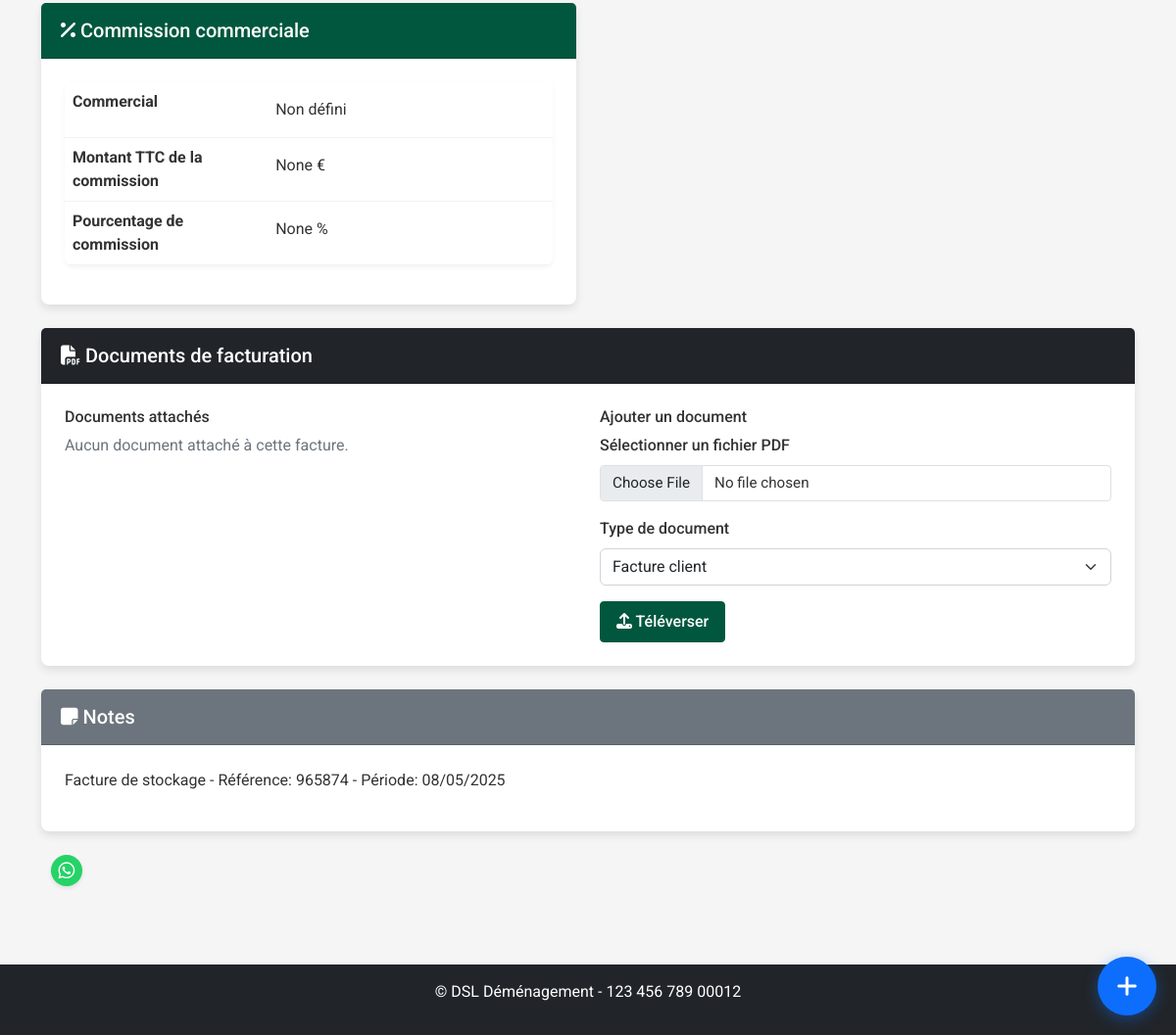
The page /factures/view/3 (signed in, lower part) on the database as committed earlier.
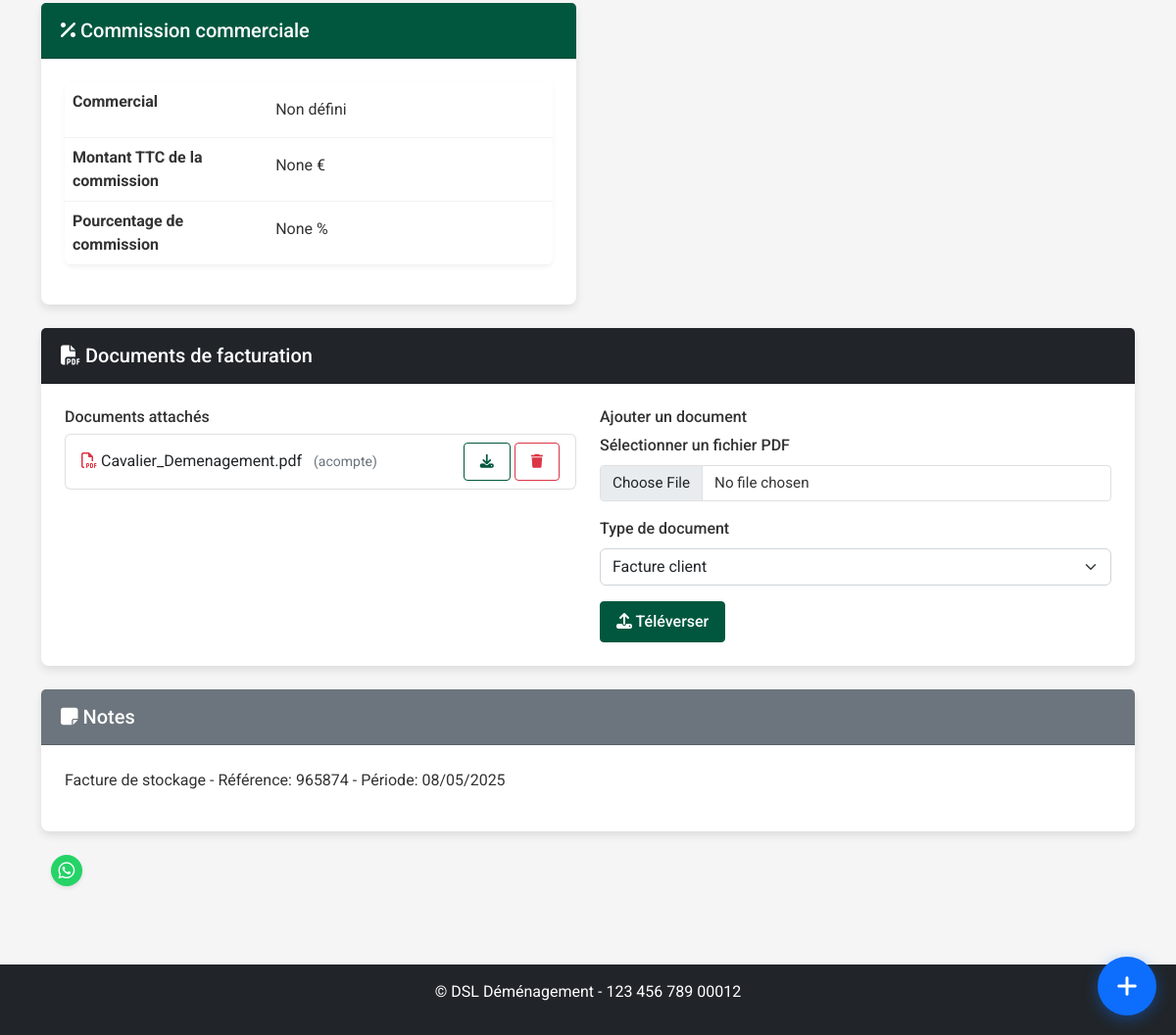
The same page on the database as committed later.
### models.py (models this page shows, shortened)
class Facture(db.Model):
    id = db.Column(db.Integer, primary_key=True)
    numero = db.Column(db.String(50), unique=True, nullable=False)
    client_id = db.Column(db.Integer, db.ForeignKey('client.id'), nullable=False)
    prestation_id = db.Column(db.Integer, db.ForeignKey('prestation.id'), nullable=True)
    stockage_id = db.Column(db.Integer, db.ForeignKey('stockage.id'), nullable=True)
    date_emission = db.Column(db.DateTime, nullable=False, default=datetime.utcnow)
    date_echeance = db.Column(db.DateTime, nullable=True)
    montant_ht = db.Column(db.Float, nullable=False)
    taux_tva = db.Column(db.Float, nullable=False, default=20.0)  # Ajout du champ taux_tva
    montant_ttc = db.Column(db.Float, nullable=False)
    montant_acompte = db.Column(db.Float, nullable=True, default=0)
    societe = db.Column(db.String(50), nullable=True)
    mode_paiement = db.Column(db.String(50), nullable=True)
    statut = db.Column(db.String(20), nullable=False, default='En attente')
    commission_pourcentage = db.Column(db.Float, nullable=True)
    commission_montant = db.Column(db.Float, nullable=True)
    notes = db.Column(db.Text, nullable=True)
    observations = db.Column(db.Text, nullable=True)
    commercial_id = db.Column(db.Integer, db.ForeignKey('user.id'), nullable=True)
    commercial = db.relationship('User', foreign_keys=[commercial_id], backref='factures_creees')
    fichiers = db.relationship('FichierFacture', backref='facture', lazy=True, cascade="all, delete-orphan")

class FichierFacture(db.Model):
    id = db.Column(db.Integer, primary_key=True)
    facture_id = db.Column(db.Integer, db.ForeignKey('facture.id'), nullable=False)
    nom_fichier = db.Column(db.String(255), nullable=False)
    chemin_fichier = db.Column(db.String(255), nullable=False)
    type_fichier = db.Column(db.String(50), nullable=False)
    date_upload = db.Column(db.DateTime, nullable=False, default=datetime.utcnow)

### routes/facture.py (the view)
@facture_bp.route('/view/<int:id>')
@login_required
def view(id):
    facture = Facture.query.get_or_404(id)
    client = facture.client
    return render_template('factures/view.html', facture=facture, client=client, title='Détails de la facture')

### models.py (called while the page is built)
    def is_admin(self):
        return self.role in ['admin', 'superadmin']

    def is_transporteur(self):
        return self.role == 'transporteur' or self.is_admin()

### templates/factures/view.html (shortened to what this page needs)
{% extends 'base.html' %}
{% block content %}
<div class="facture-view-page">
    <div class="row">
        <div class="col-md-6">
            {% if current_user.is_admin or current_user.id == facture.commercial_id %}
            <div class="card mb-4">
                <div class="card-header bg-purple text-white">
                    <h5 class="mb-0"><i class="fas fa-percentage"></i> Commission commerciale</h5>
                </div>
                <div class="card-body">
                    <table class="table table-details">
                        <tr>
                            <th width="40%">Commercial</th>
                            <td>{{ facture.commercial.nom if facture.commercial else 'Non défini' }}</td>
                        </tr>
                        <tr>
                            <th>Montant TTC de la commission</th>
                            <td>{{ facture.commission_montant|default(0) }} €</td>
                        </tr>
                        <tr>
                            <th>Pourcentage de commission</th>
                            <td>{{ facture.commission_pourcentage|default(0) }} %</td>
                        </tr>
                    </table>
                </div>
            </div>
            {% endif %}
        </div>
        <div class="col-md-6">
        </div>
    </div>
    <div class="row" id="documents">
        <div class="col-12">
            <div class="card mb-4">
                <div class="card-header bg-dark text-white">
                    <h5 class="mb-0"><i class="fas fa-file-pdf"></i> Documents de facturation</h5>
                </div>
                <div class="card-body">
                    <div class="row">
                        <div class="col-md-6">
                            <h6>Documents attachés</h6>
                            {% if facture.fichiers %}
                                <ul class="list-group">
                                {% for fichier in facture.fichiers %}
                                    <li class="list-group-item d-flex justify-content-between align-items-center">
                                        <div>
                                            <i class="far fa-file-pdf text-danger"></i>
                                            <span>{{ fichier.nom_fichier }}</span>
                                            <small class="text-muted ms-2">({{ fichier.type_fichier }})</small>
                                        </div>
                                        <div>
                                            <a href="{{ url_for('facture.download_file', fichier_id=fichier.id) }}" class="btn btn-sm btn-outline-primary">
                                                <i class="fas fa-download"></i>
                                            </a>
                                            {% if current_user.is_admin %}
                                            <button class="btn btn-sm btn-outline-danger delete-file" data-file-id="{{ fichier.id }}">
                                                <i class="fas fa-trash"></i>
                                            </button>
                                            {% endif %}
                                        </div>
                                    </li>
                                {% endfor %}
                                </ul>
                            {% else %}
                                <p class="text-muted">Aucun document attaché à cette facture.</p>
                            {% endif %}
                        </div>
                        <div class="col-md-6">
                            <h6>Ajouter un document</h6>
                            <form action="{{ url_for('facture.upload_file', facture_id=facture.id) }}" method="post" enctype="multipart/form-data">
                                <div class="mb-3">
                                    <label for="file" class="form-label">Sélectionner un fichier PDF</label>
                                    <input type="file" name="file" id="file" class="form-control" accept=".pdf" required>
                                </div>
                                <div class="mb-3">
                                    <label for="type_fichier" class="form-label">Type de document</label>
                                    <select name="type_fichier" id="type_fichier" class="form-select" required>
                                        <option value="facture_client">Facture client</option>
                                    </select>
                                </div>
                                <button type="submit" class="btn btn-primary">
                                    <i class="fas fa-upload"></i> Téléverser
                                </button>
                            </form>
                        </div>
                    </div>
                </div>
            </div>
        </div>
    </div>
    {% if facture.notes %}
    <div class="row">
        <div class="col-12">
            <div class="card mb-4">
                <div class="card-header bg-secondary text-white">
                    <h5 class="mb-0"><i class="fas fa-sticky-note"></i> Notes</h5>
                </div>
                <div class="card-body">
                    <p>{{ facture.notes|replace('\n', '<br>')|safe }}</p>
                </div>
            </div>
        </div>
    </div>
    {% endif %}
</div>
{% endblock %}

### templates/base.html (shortened to what this page needs)
<!DOCTYPE html>
<html lang="fr">
<head>
    <link href="https://cdn.jsdelivr.net/npm/bootstrap@5.2.3/dist/css/bootstrap.min.css" rel="stylesheet">
    <link rel="stylesheet" href="https://cdnjs.cloudflare.com/ajax/libs/font-awesome/6.2.1/css/all.min.css">
    <link rel="stylesheet" href="https://cdnjs.cloudflare.com/ajax/libs/toastr.js/latest/toastr.min.css">
    <link href="https://cdn.jsdelivr.net/npm/fullcalendar@5.11.3/main.min.css" rel="stylesheet">
    <link href="https://cdn.jsdelivr.net/npm/summernote@0.8.18/dist/summernote-lite.min.css" rel="stylesheet">
    <link rel="stylesheet" href="{{ url_for('static', filename='css/style.css') }}">
    <link rel="stylesheet" href="{{ url_for('static', filename='css/notification-flash.css') }}">
    <link rel="stylesheet" href="{{ url_for('static', filename='css/notifications.css') }}">
    <link rel="stylesheet" href="{{ url_for('static', filename='css/prestations.css') }}">
    <link rel="stylesheet" href="{{ url_for('static', filename='css/custom-calendar.css') }}">
    <link rel="stylesheet" href="{{ url_for('static', filename='css/navbar-logos.css') }}">
    <link rel="stylesheet" href="{{ url_for('static', filename='css/whatsapp-buttons.css') }}">
    <link rel="stylesheet" href="{{ url_for('static', filename='css/quick-access-bubble.css') }}">
</head>
<body {% if current_user.is_authenticated %}data-user-role="{{ current_user.role }}" data-user-id="{{ current_user.id }}"{% endif %}>
    {% if current_user.is_authenticated %}
        <main class="main-content">
            <div class="container">
                {% block content %}{% endblock %}
            </div>
        </main>
        <footer class="mt-5 py-3 bg-dark text-white">
            <div class="container text-center">
                <p>&copy; {{ config.COMPANY_FULL_NAME }} - {{ config.COMPANY_SIRET }}</p>
            </div>
        </footer>
    {% else %}
        <main class="main-content">
            <div class="container">
                {% block auth_content %}{% endblock %}
            </div>
        </main>
    {% endif %}
</body>
</html>

### static/css/style.css (style rules this page uses)
:root { --primary-color: #01573e; --primary-light: #0a8f6c; --primary-dark: #013e2c; --secondary-color: #e0e0e0; --secondary-light: #f5f5f5; --secondary-dark: #9e9e9e; --light-color: #ffffff; --dark-color: #333333; --danger-color: #DC3545; --success-color: #28A745; --warning-color: #FFC107; --info-color: #17A2B8; }
body { font-family: 'Roboto', sans-serif; background-color: var(--secondary-light); color: var(--dark-color); min-height: 100vh; display: flex; flex-direction: column; }
.main-content { flex: 1; padding: 2rem 0; }
.card { background-color: var(--light-color); border: none; border-radius: 8px; box-shadow: 0 4px 8px rgba(0, 0, 0, 0.1); margin-bottom: 1.5rem; transition: transform 0.3s ease, box-shadow 0.3s ease; color: var(--dark-color); }
.card-header { background-color: var(--primary-color); padding: 1rem 1.25rem; color: var(--light-color); font-weight: 500; border-radius: 8px 8px 0 0; }
.card-body { padding: 1.5rem; }
.table { color: var(--dark-color); background-color: var(--light-color); border-radius: 8px; overflow: hidden; box-shadow: 0 2px 5px rgba(0, 0, 0, 0.05); }
.table tbody tr { transition: background-color 0.3s ease; border-bottom: 1px solid rgba(0, 0, 0, 0.05); }
.table tbody td { padding: 1rem; color: var(--dark-color); }
a { color: var(--primary-color); transition: all 0.3s ease; }
.form-control { background-color: var(--light-color); border: 1px solid #e0e0e0; color: var(--dark-color); transition: all 0.3s ease; font-size: 0.95rem; border-radius: 4px; }
.form-control::placeholder { color: #9e9e9e; }
.form-label { color: var(--dark-color); font-weight: 500; margin-bottom: 0.5rem; }
.btn { font-weight: 500; padding: 0.5rem 1rem; border-radius: 4px; transition: all 0.3s ease; }
.btn-primary { background-color: var(--primary-color); border-color: var(--primary-color); color: var(--light-color); }
.btn-outline-primary { color: var(--primary-color); border-color: var(--primary-color); }
.btn-outline-danger { color: #dc3545; border-color: #dc3545; }
footer { background-color: var(--primary-dark); color: rgba(255, 255, 255, 0.8); padding: 1rem 0; margin-top: auto; text-align: center; }

### static/css/custom-calendar.css (style rules this page uses)
:root { --fc-button-bg-color: #1a1a2e; --fc-button-border-color: #16213e; --fc-button-hover-bg-color: #0f3460; --fc-button-hover-border-color: #0f3460; --fc-button-active-bg-color: #0f3460; --fc-button-active-border-color: #0f3460; }
:root { --agenda-blue: #1a75ff; --agenda-red: #ff4d4d; --agenda-green: #33cc33; --paper-color: #fff; --line-color: rgba(0, 0, 0, 0.1); }

### templates/base.html (style rules this page uses)
.main-content { visibility: hidden; }
body { background-color: #fff; }

Rows that differ between the two databases and show on the page:
added FichierFacture: nom_fichier "Cavalier_Demenagement.pdf", type_fichier "acompte"
Other text that changed with them:
text no longer shown: "Aucun document attaché à cette facture."
